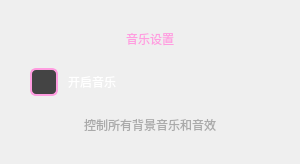
<?xml version="1.0" encoding="UTF-8"?>
<ui version="4.0">
 <class>MusicSetting</class>
 <widget class="QWidget" name="MusicSetting">
  <property name="geometry">
   <rect>
    <x>0</x>
    <y>0</y>
    <width>300</width>
    <height>150</height>
   </rect>
  </property>
  <property name="windowTitle">
   <string>音乐设置</string>
  </property>
  <layout class="QVBoxLayout" name="verticalLayout">
   <property name="spacing">
    <number>20</number>
   </property>
   <property name="leftMargin">
    <number>30</number>
   </property>
   <property name="topMargin">
    <number>30</number>
   </property>
   <property name="rightMargin">
    <number>30</number>
   </property>
   <property name="bottomMargin">
    <number>30</number>
   </property>
   <item>
    <widget class="QLabel" name="labelTitle">
     <property name="styleSheet">
      <string notr="true">QLabel {
    color: #ff9de0;
    font: bold 18pt &quot;Microsoft YaHei&quot;;
}</string>
     </property>
     <property name="text">
      <string>音乐设置</string>
     </property>
     <property name="alignment">
      <set>Qt::AlignCenter</set>
     </property>
    </widget>
   </item>
   <item>
    <widget class="QCheckBox" name="musicCheckBox">
     <property name="styleSheet">
      <string notr="true">QCheckBox {
    color: white;
    font: 14pt &quot;Microsoft YaHei&quot;;
    spacing: 10px;
}
QCheckBox::indicator {
    width: 24px;
    height: 24px;
    border: 2px solid #ff9de0;
    border-radius: 6px;
    background: #444;
}
QCheckBox::indicator:checked {
    background: #ff9de0;
    image: url();
    border: 2px solid #ff6bcb;
}
QCheckBox::indicator:hover {
    border: 2px solid #ff6bcb;
}</string>
     </property>
     <property name="text">
      <string>开启音乐</string>
     </property>
     <property name="checked">
      <bool>true</bool>
     </property>
    </widget>
   </item>
   <item>
    <widget class="QLabel" name="labelHint">
     <property name="styleSheet">
      <string notr="true">QLabel {
    color: #aaa;
    font: 10pt &quot;Microsoft YaHei&quot;;
}</string>
     </property>
     <property name="text">
      <string>控制所有背景音乐和音效</string>
     </property>
     <property name="alignment">
      <set>Qt::AlignCenter</set>
     </property>
    </widget>
   </item>
  </layout>
 </widget>
 <resources/>
 <connections/>
</ui>
